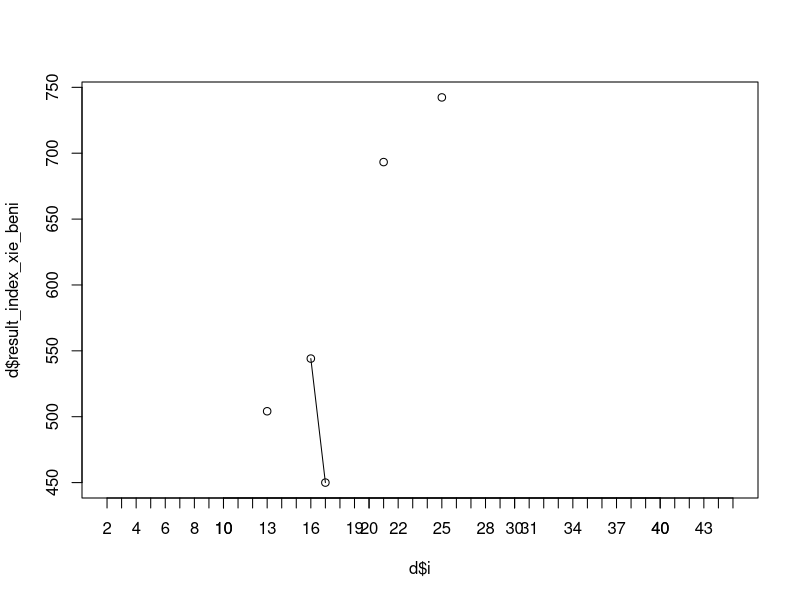

Write R code to recreate this figure.
library(e1071)


tav <- read.csv(file = "Reuters_Pos_Tag.csv", header = TRUE, check.names = FALSE)

#######################
# clustering features #
#######################

d = NULL
start.time <- Sys.time()
for( i in 2:floor( sqrt( nrow( t(tav) ) ) ) )
{
  fuzzyFeature <- cmeans(t(tav), i)
  result_index_xie_beni <- fclustIndex(fuzzyFeature, t(tav), index = "proportion.exponent")
  d = rbind(d, data.frame(i, result_index_xie_beni))
}
end.time <- Sys.time()
time.taken <- end.time - start.time



write.csv(d, file = "Silhueta_Features_Teste_4.csv", row.names = FALSE)
plot(d$i, d$result_index_xie_beni, type = "o")
axis(side=1, at=c(2:(length(d$i) + 1)))

# the ideal number of cluster is 5

fuzzyFeature <- cmeans(t(tav), 5)

###################
# clustering docs #
###################

